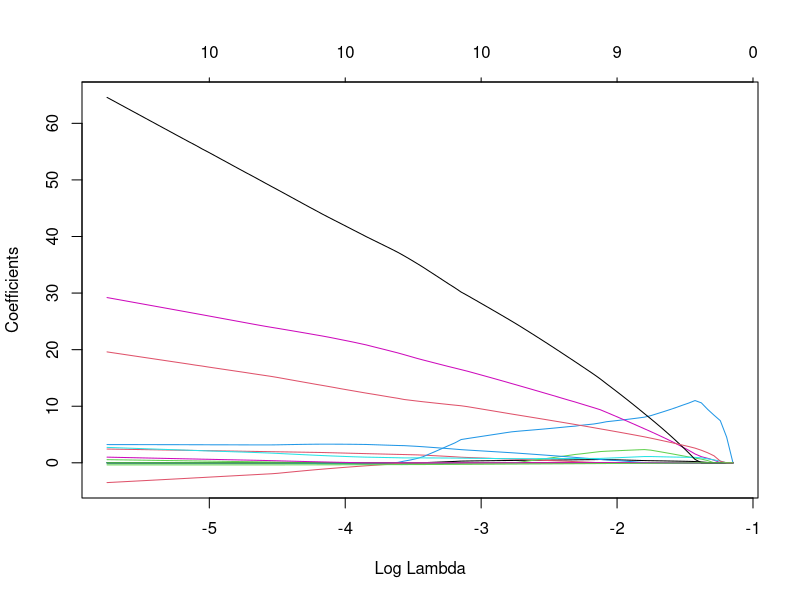
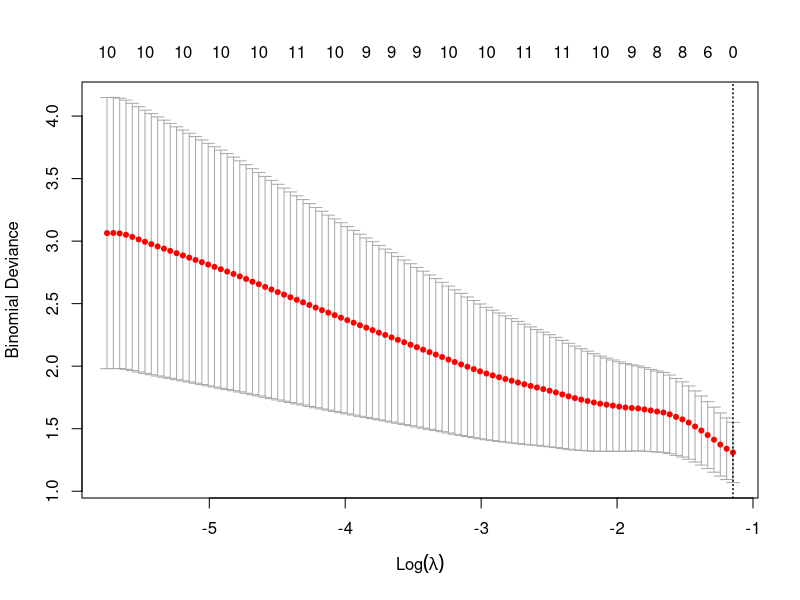

These figures' R source, in order:
##---------------------------------------------------------------
## Data Science 350
## Week 7 homework 
## Aleksey Kramer
##---------------------------------------------------------------

require(pls)
require(glmnet)

# Retrieve Breast Cancer Expression Data From the following Study:
#http://www.ncbi.nlm.nih.gov/pubmed/21532620

setwd('/Users/voitel/TRAINING/UW_Data_Science/UW_Data_Science_350/Week7/homework')
# setwd('C:\\Users\\db345c\\Desktop\\UW_TRAIN\\Week7\\homework')

# Read the study data in memory
micro_data=read.table("MicroArray.txt", header=TRUE)

# Explora micro_data
dim(micro_data)

# Normalize each column
micro_data <- scale(micro_data)

# Breast Cancer Samples:
cancer_samples <- c(0,0,0,0,0,1,0,0,0,1,0,1,0,0,1,0,0,0,1)

# Think of this as ~ 10,000 possible variables (genes) to predict 19 outcomes.

# Convert to data.frame
micro_frame <- data.frame(t(micro_data))
micro_frame$outcomes <- cancer_samples

##-----Lasso Regression-----
# user glmnet, where family = 'binomial'

# Create predictor and xfactors
predictor <- cancer_samples
xfactors <- model.matrix(outcomes ~ . , data = micro_frame)[,-1]

outcomes_lasso = glmnet(xfactors, predictor, alpha=1, family='binomial')

plot(outcomes_lasso, xvar="lambda")

outcomes_lasso 

coef(outcomes_lasso)[,20][coef(outcomes_lasso)[,20]>1e-10]

# Now use cv.glmnet to test different lasso cutoffs
outcomes_lasso_cv = cv.glmnet(xfactors, predictor, alpha=1, family='binomial')
plot(outcomes_lasso_cv) # There is a minimum in MSE!


# find the minumum lambda.min
best_lambda = outcomes_lasso_cv$lambda.min

# Find the coefficients that are greater than zero
# Takes some time to compute
repeat{
    outcomes_lasso_cv = cv.glmnet(xfactors, predictor, alpha=1, family='binomial')
    best_lambda = outcomes_lasso_cv$lambda.min
    best_coef = coef(outcomes_lasso)[,outcomes_lasso$lambda == best_lambda]
    if(length(which(best_coef > 0) > 0)){
        print(which(best_coef > 0))
        break
    }
}

best_coef = best_coef[best_coef > 1e-10]

# extract names
m_names <- paste(names(best_coef)[2:length(best_coef)], collapse = " + ")
formula_string <- paste("outcomes ~ ", m_names, collapse = "")

# Plug this into the glm(...,family='binomial') to get the logistic outcome
m_outcome <- glm(as.formula(formula_string), data = micro_frame, family = binomial)

# Compare with the real outcome, cancer_samples above
